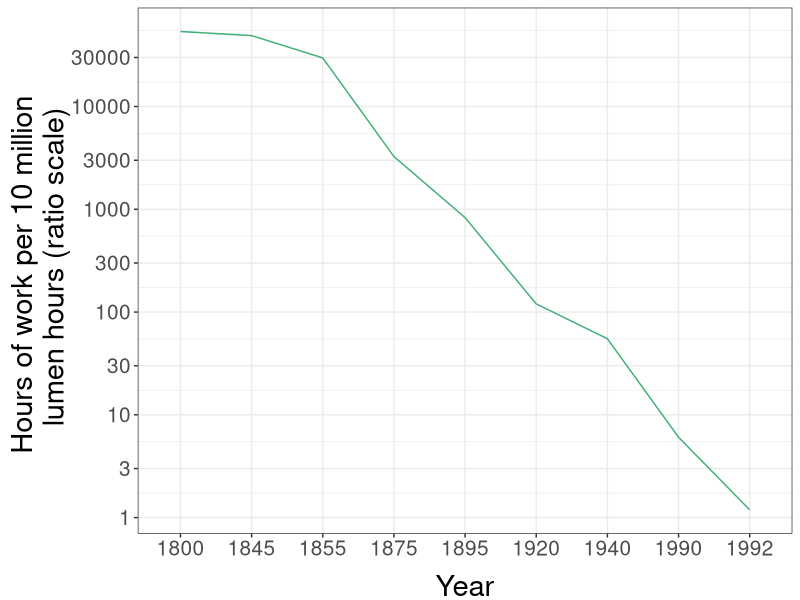
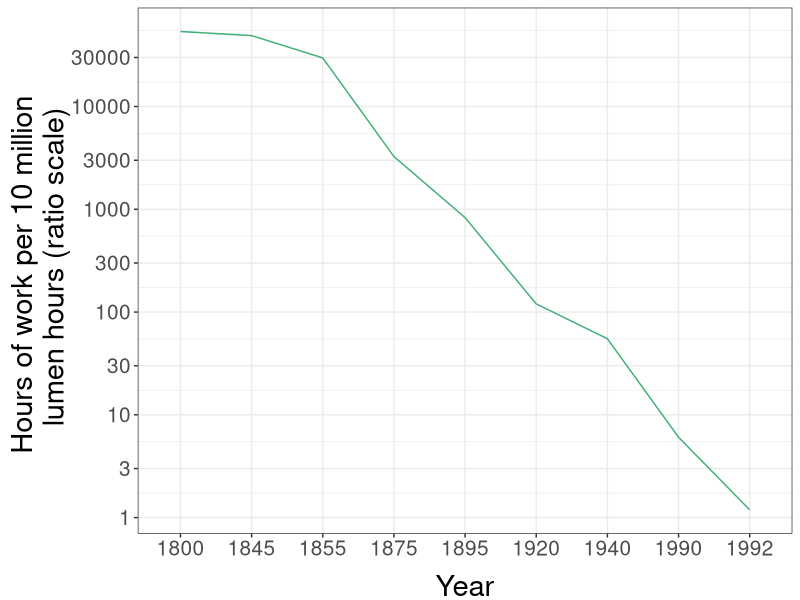

These charts were generated, in order, by the following R code:
#Graph Designer: Scott Cohn & Simon Halliday
#Authors: Bowles and Halliday
#Title: Coordination, Conflict and Competition: A Text in Microeconomics


# Setup -------------------------------------------------------------------

library(shape)
library(tidyverse)
library(lubridate)
library(scales)

COL <- c("#7fc97f", "#beaed4", "#fdc086", "#ffff99", "#386cb0", "#f0027f", "#bf5b17", "#666666")
COLA <- c("#e0f3db", "#99d8c9","#66c2a4","#41ae76", "#238b45", "#005824")
COLB <- c("#c6dbef", "#4eb3d3", "#2b8cbe", "#0868ac","#084081")
COLC <- c("#fcfbfd", "#efedf5", "#dadaeb", "#bcbddc", "#9e9ac8", "#807dba", "#6a51a3", "#54278f", "#3f007d")

# Import Data -------------------------------------------------------------

lumen_data <- read_csv("specprodexch/lumen_data.csv")

lumen_data[["lnLaborHourPer1000LumenHours"]] <-log(lumen_data[["LaborHourPer1000LumenHours"]])


# Plot  -------------------------------------------------------------------

lumen_data <-
  lumen_data %>%
  mutate(
    millionLumen = 10000 * LaborHourPer1000LumenHours,
    logLabor = log(millionLumen)
  ) %>%
  filter(!Year %in% c(-100000, -40000, -1750))

lumen_data %>% ggplot(aes(
    x = reorder(Year, -LaborHourPer1000LumenHours),
    y = millionLumen
  )) +
  #geom_line(group="identity", colour=COLB[4])  +
  scale_y_continuous(trans = "log", breaks = scales::log_breaks(n = 10)) +
  geom_line(color = COLA[4], group = 1) +
  #scale_x_continuous(breaks = pretty(lumen_data[["Year"]], n = 10)) +
  theme_bw() +
  labs(x = "Year", y = "Hours of work per 10 million \n lumen hours (ratio scale)")  +
  theme(
    legend.position = "none",
    legend.title = element_blank(),
    axis.title.y = element_text(size = 21, vjust = 0.5),
    axis.title.x = element_text(size = 21, vjust = -0.5),
    legend.text = element_blank(),
    axis.text.x = element_text(size = 15),
    axis.text.y = element_text(size = 15)
  ) 

# Save as PDF -------------------------------------------------------------

ggsave("specprodexch/hours_per_lumenhour_line.pdf", width = 7, height = 7)
